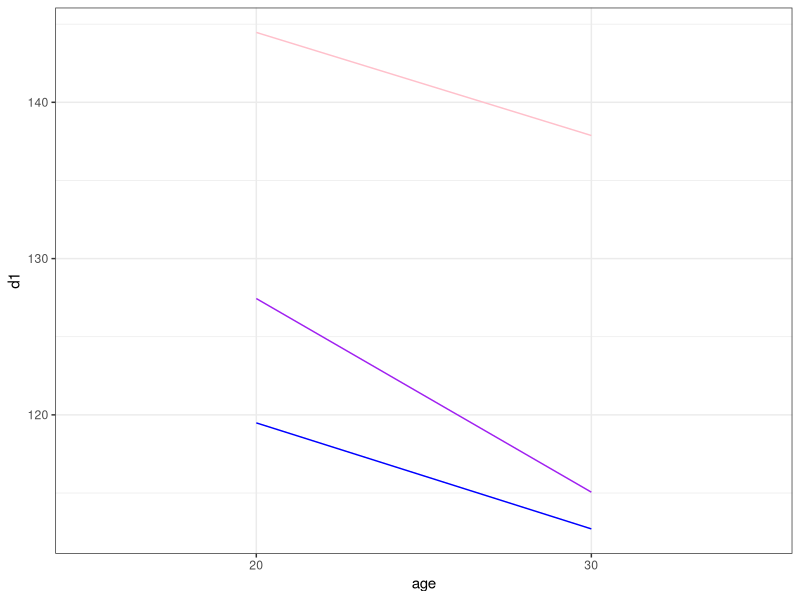
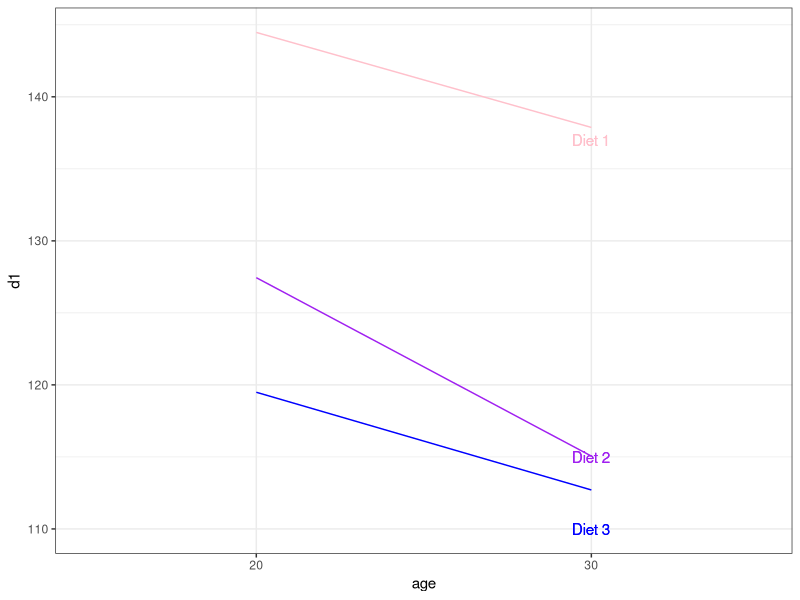
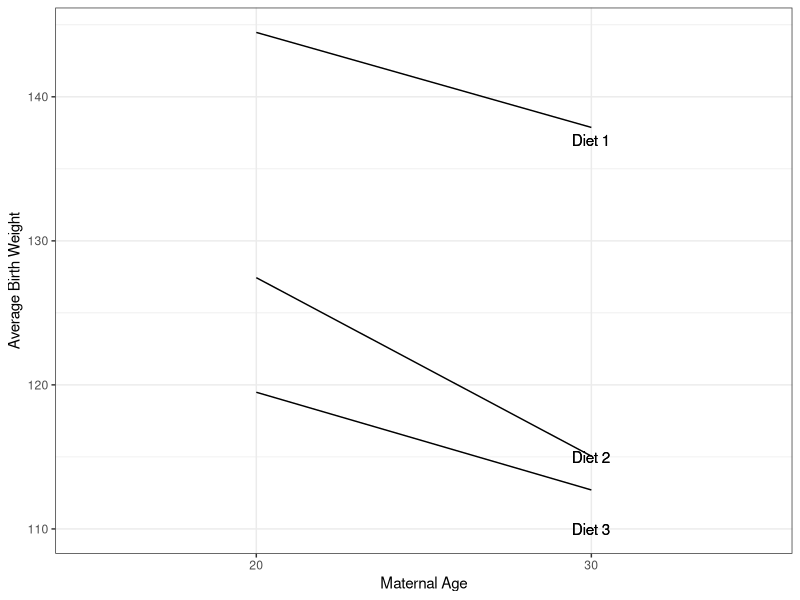

These charts were generated, in order, by the following R code:
## ---- chunk 1
library(tidyverse)
example <- tibble(birthweight = c(157.78, 136.79, 138.84, # age 20-29, diet 1
                                  139.72, 125.47, 117.14, # age 20-29, diet 2
                                  129.35, 110.73, 118.38, # age 20-29, diet 3
                                  137.07, 146.28, 130.27, # age 30-39, diet 1
                                  117.46, 128.54, 99.16, # age 30-39, diet 2
                                  97.43, 125.26, 115.42), # age 30-39, diet 3
                  diet = as.factor(c(1, 1, 1, 
                                     2, 2, 2, 
                                     3, 3, 3, 
                                     1, 1, 1, 
                                     2, 2, 2, 
                                     3, 3, 3)),
                  age = as.factor(c(20, 20, 20, 
                                    20, 20, 20, 
                                    20, 20, 20, 
                                    30, 30, 30, 
                                    30, 30, 30, 
                                    30, 30, 30)))
## ---- chunk 2
m <- aov(birthweight ~ diet + age + diet:age, data = example)
summary(m)
## ---- chunk 3
summary(m)
## ---- chunk 4
#m <- aov(birthweight ~ diet + age + diet:age, data = example)
m <- aov(birthweight ~ diet + age, data = example)
summary(m)
## ---- chunk 5
summary(m)
## ---- chunk 6
means <- example %>%
  group_by(diet, age) %>%
  summarize(mean = mean(birthweight)) %>%
  ungroup()
head(means)
## ---- chunk 7
A <- means %>% filter(diet == 1) %>% rename(d1 = mean) %>% select(-diet)
B <- means %>% filter(diet == 2) %>% rename(d2 = mean) %>% select(-diet)
C <- means %>% filter(diet == 3) %>% rename(d3 = mean) %>% select(-diet)
graph <- full_join(A, B, by = "age")
graph <- full_join(graph, C, by = "age")
## ---- chunk 8
graph
## ---- chunk 9
#| echo: false
graph %>% 
  ggplot(aes(x = age, group = 1)) +
  geom_line(aes(y = d1), color = "pink") + # diet 1
  geom_line(aes(y = d2), color = "purple") + # diet 2
  geom_line(aes(y = d3), color = "blue") + # diet 3
  theme_bw()
## ---- chunk 10
#| echo: false
graph %>% 
  ggplot(aes(x = age, group = 1)) +
  geom_line(aes(y = d1), color = "pink") + # diet 1
  geom_line(aes(y = d2), color = "purple") + # diet 2
  geom_line(aes(y = d3), color = "blue") + # diet 3+ 
  geom_text(aes(x = "30" , y = 137, label = "Diet 1"), color = "pink")  + # diet 1
  geom_text(aes(x = "30" , y = 115, label = "Diet 2"), color = "purple")  + # diet 2
  geom_text(aes(x = "30" , y = 110, label = "Diet 3"), color = "blue")  + # diet 3
  theme_bw()
## ---- chunk 11
#| echo: false
graph %>% 
  ggplot(aes(x = age, group = 1)) +
  geom_line(aes(y = d1), color = "black") + # diet 1
  geom_line(aes(y = d2), color = "black") + # diet 2
  geom_line(aes(y = d3), color = "black") + # diet 3+ 
  geom_text(aes(x = "30" , y = 137, label = "Diet 1"), color = "black")  + # diet 1
  geom_text(aes(x = "30" , y = 115, label = "Diet 2"), color = "black")  + # diet 2
  geom_text(aes(x = "30" , y = 110, label = "Diet 3"), color = "black")  + # diet 3
  labs(x = "Maternal Age",
       y = "Average Birth Weight") +
  theme_bw()
## ---- chunk 12
m <- aov(birthweight ~ diet + age + diet:age, data = example)
TukeyHSD(m)$"diet:age"
## ---- chunk 13
m <- aov(birthweight ~ diet + age, data = example)
TukeyHSD(m)$diet
